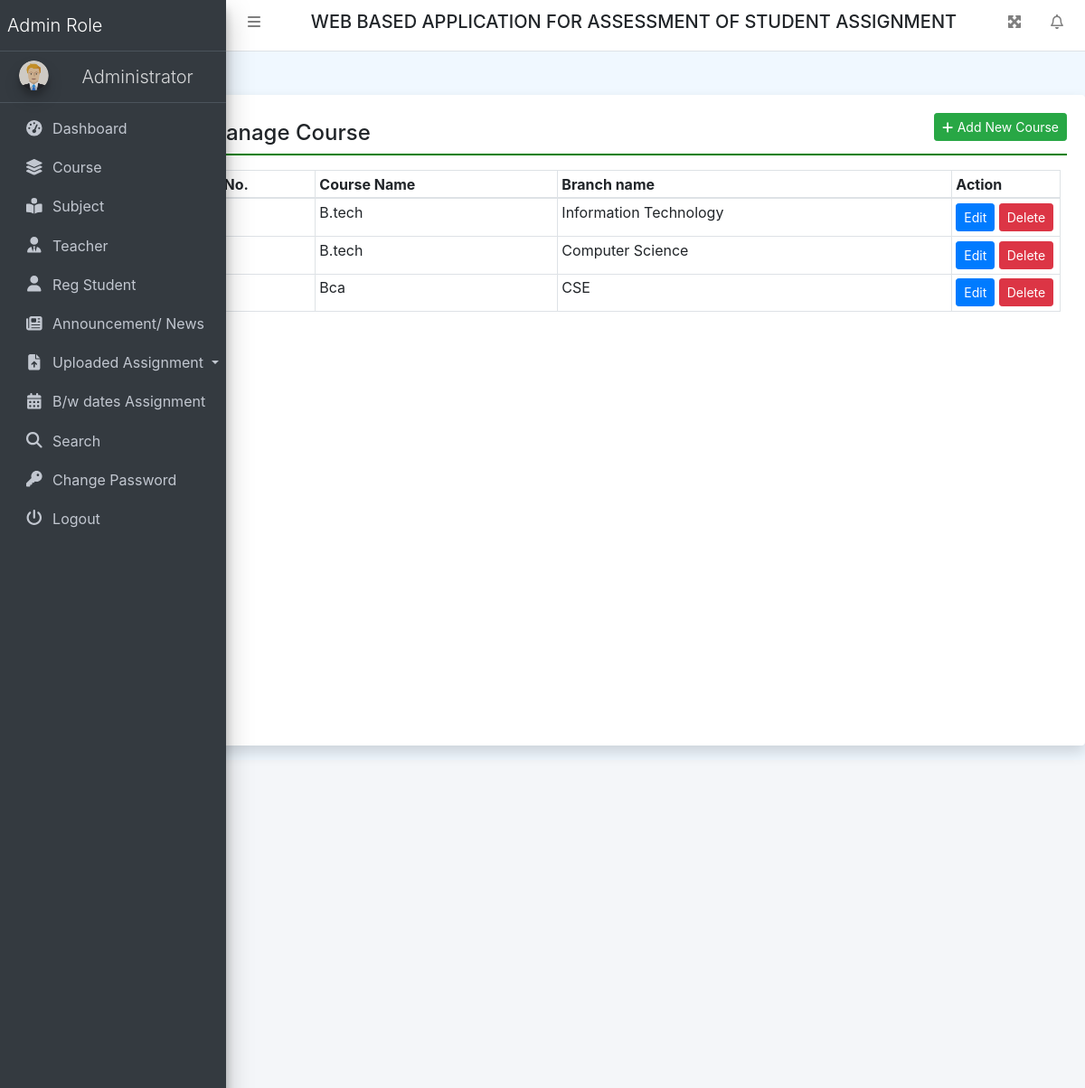
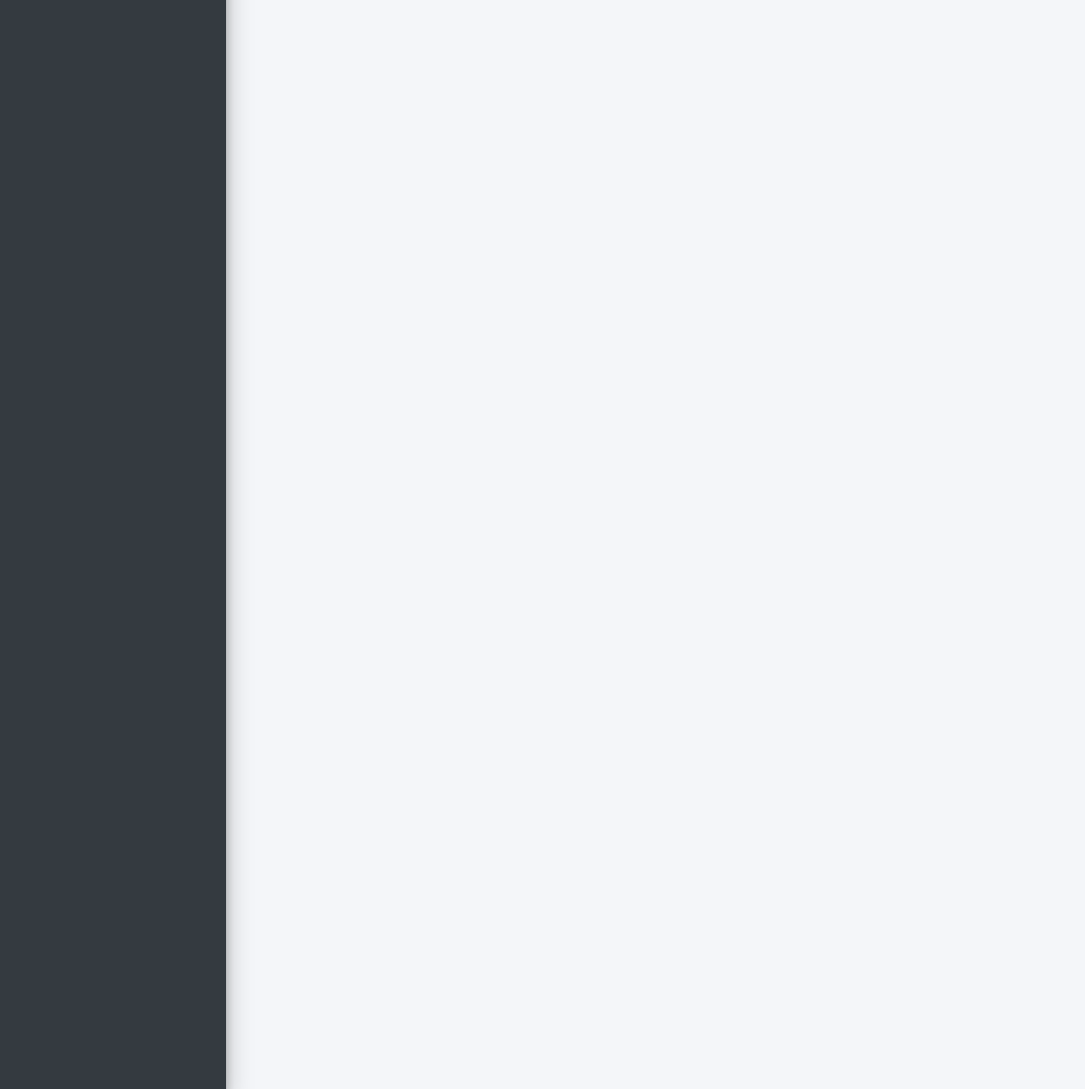
Page /course (signed in) on the committed database (2 pictures, top to bottom).
### collegeAssignment/models.py (models this page shows, shortened)
class Course(models.Model):
    BranchName = models.CharField(max_length=150, null=True)
    CourseName = models.CharField(max_length=200, null=True)
    CreationDate = models.DateTimeField(auto_now_add=True)

### collegeAssignment/views.py (the view)
# urls.py: path('course', course, name='course'),
def course(request):
    if not request.user.is_authenticated:
        return redirect('admin_login')
    course = Course.objects.all()
    try:
        if request.method == "POST":
            courseName = request.POST['CourseName']
            branchName = request.POST['BranchName']
            try:
                Course.objects.create(CourseName=courseName, BranchName=branchName)
                error = "no"
            except:
                error = "yes"
    except:
        pass
    return render(request, 'course.html', locals())

### collegeAssignment/templates/course.html (shortened to what this page needs)
{% extends 'header.html' %}
{% block main %}
<div class="card shadow mt-5 offset-2" style="min-height: 90vh">
    <div class="card-body">
			<a href="#" class="btn btn-success btn-sm float-right"
				data-target="#addpro" data-toggle="modal"><i class="fa fa-plus"></i>
				Add New Course</a>
			<h4 class="p-2" style="border-bottom: 2px solid green;">Manage
				Course</h4>
        <div class="container-fluid mt-3">
			<table class="table table-bordered table-sm">
				<thead>
					<tr>
						<th>S No.</th>
						<th>Course Name</th>
						<th>Branch name</th>
						<th>Action</th>
					</tr>
				</thead>
				<tbody>
				   {% for i in course %}
					<tr>
						<td>{{forloop.counter}}</td>
						<td>{{i.CourseName}}</td>
						<td>{{i.BranchName}}</td>
						<td style="width: 120px;">
							<a href="{% url 'editCourse' i.id %}" class="btn btn-primary btn-sm">Edit</a>
							<a onclick="return confirm('Are you sure to Delete')" href="{% url 'deleteCourse' i.id %}"
									class="btn btn-sm btn-danger">Delete</a>
						</td>
					</tr>
                    {% endfor %}
				</tbody>
			</table>
        </div>
	</div>
</div>
{% endblock %}

### collegeAssignment/static/css/all.css (style rules this page uses)
.fa-plus:before { content: "\f067"; }

### collegeAssignment/templates/header.html (style rules this page uses)
body { background-color: aliceblue; }

### rows in the picture
Course: CourseName "B.tech", BranchName "Information Technology"
Course: CourseName "B.tech", BranchName "Computer Science"
Course: CourseName "Bca", BranchName "CSE"
